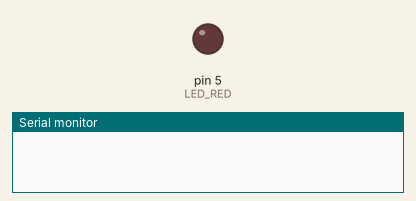
A sketch run on a simulated Arduino Uno, built with avr-gcc and run on an emulated ATmega328P. Shown: output pins drawn as LEDs (lit = HIGH), the last lines printed to the serial monitor. Dashed ring = blinking.

Above: at 0.5 s.
At 2.2 s:
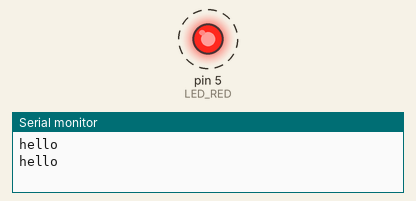
Timing chart, 0 to 3.0 s (numbered marks = the images above):
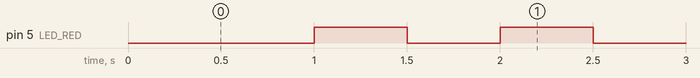

The sketch:

2_12_5.ino
```cpp
#define LED_RED 5

void setup() {
  Serial.begin(9600);
  pinMode(LED_RED,OUTPUT);
}

void loop() {
  sayHelloSerial();
  redLedFlash();
}

void sayHelloSerial()
{
  static unsigned long currTime = 0;
  static unsigned long prevTime = 0;
  currTime = millis();
  if(currTime - prevTime >= 1000)
  {
    prevTime = currTime;
    Serial.println("hello");
  }
}

void redLedFlash()
{
  static unsigned long currTime = 0;
  static unsigned long prevTime = 0;
  static int ledState = 0;
  currTime = millis();
  if(currTime - prevTime >= 500)
  {
    prevTime = currTime;
    digitalWrite(LED_RED,ledState);
    ledState = !ledState;
  }
}
//2_12_5.ino
```

Measured:
- by itself, pin 5 (LED_RED): alternates HIGH for 0.50 s and LOW for 0.50 s
